Frame 1 (no input): blank canvas, image omitted
Frame 60 (no input): blank canvas, image omitted
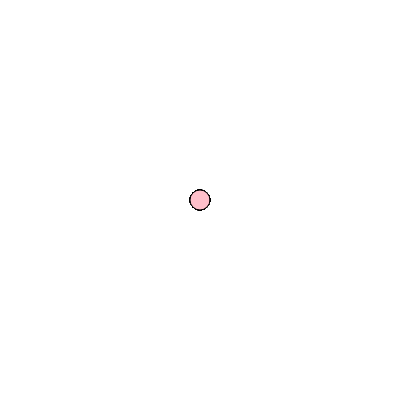
Frame 120 (the mouse pressed at the canvas centre since frame 60)

The p5.js sketch whose frames 1 and 60 were blank and that drew this single picture after the mouse press (run headless with seeded random() and noise() and a simulated clock; from frame 60 on, the mouse is pressed at the canvas centre):

// p5.js sketch
// ── sketch.js
function setup() {

  createCanvas(400, 400);

  background("white")

}

function draw() {

  stroke("black");
  

 fill("pink")

  

  

  if (mouseIsPressed) {

    circle(mouseX, mouseY, 20, 35);

  }
}
